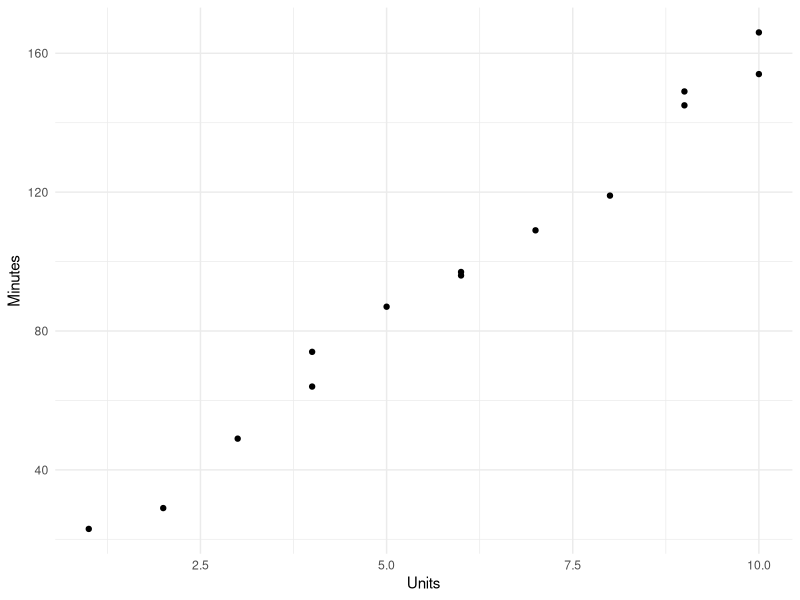

The R script that drew this image:
## ---- chunk 1
library(tidyverse)
## ---- chunk 2
# Computer Repair Dataset

df <- read_delim("data/P031.txt", "\t", 
                 escape_double = FALSE, 
                 col_types = cols(Minutes = col_integer(), 
                                  Units = col_integer()), 
                 trim_ws = TRUE)

head(df)
## ---- chunk 3
ggplot(df, aes(Units, Minutes)) + 
  geom_point() + 
  theme_minimal()
## ---- chunk 4
cov(df$Units, df$Minutes)
## ---- chunk 5
cor(df$Units, df$Minutes)
